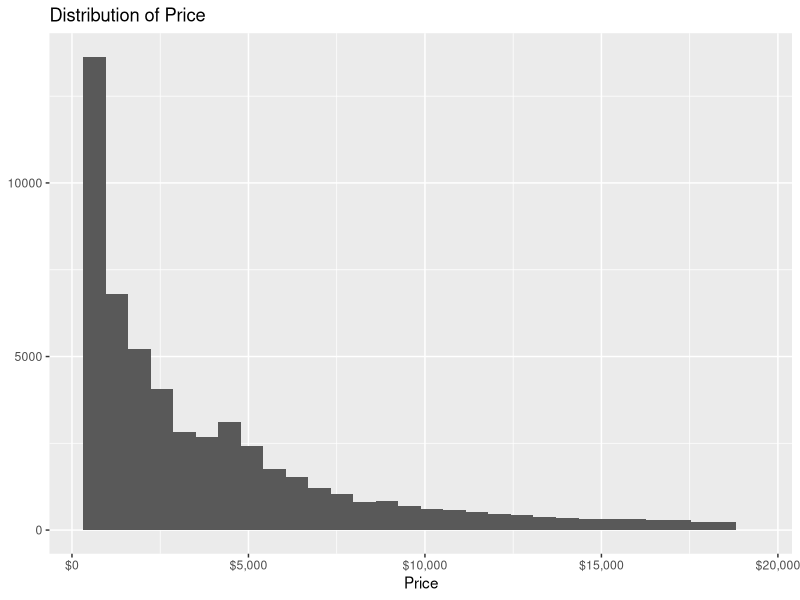
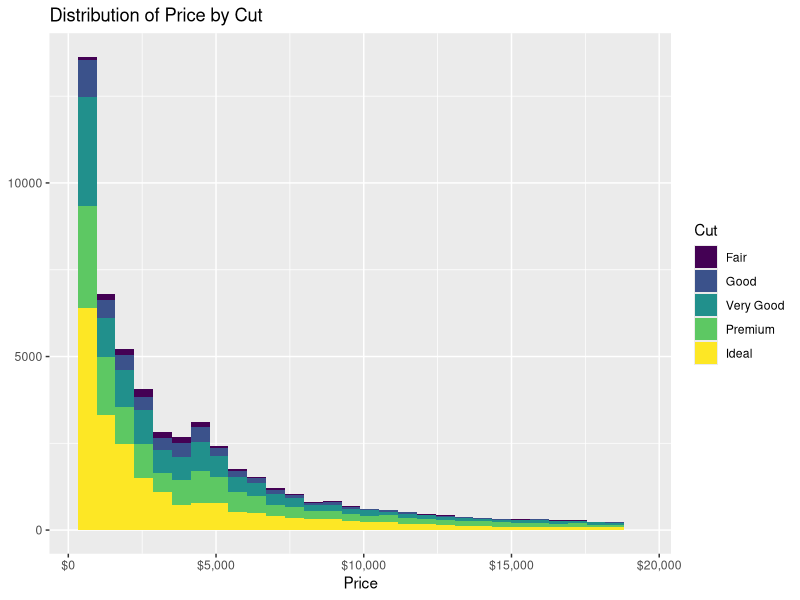
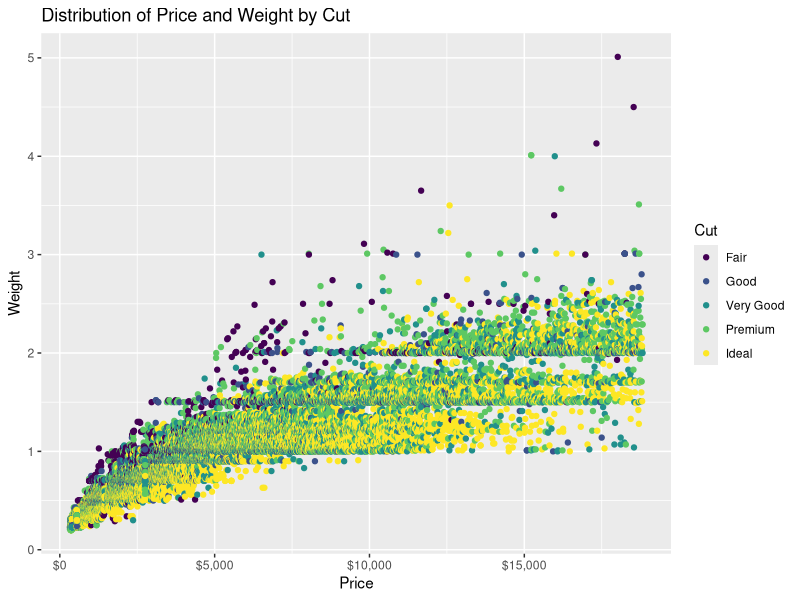
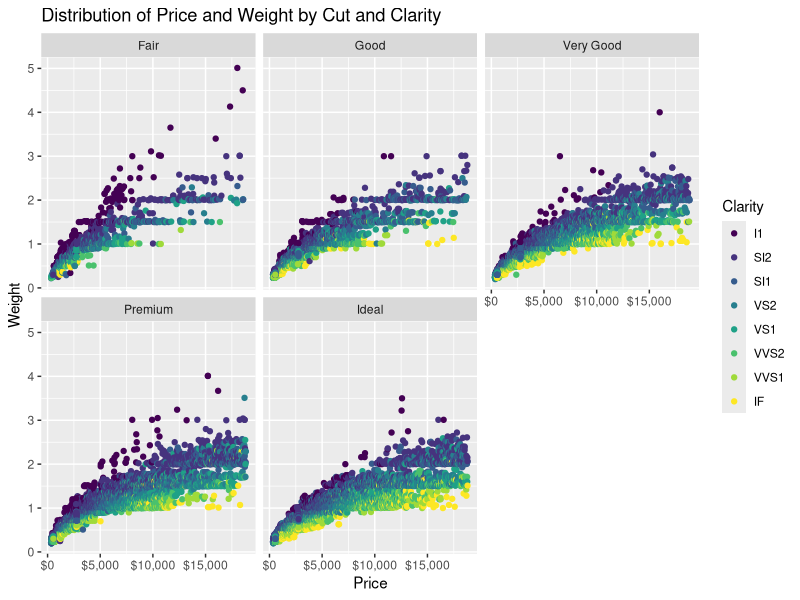
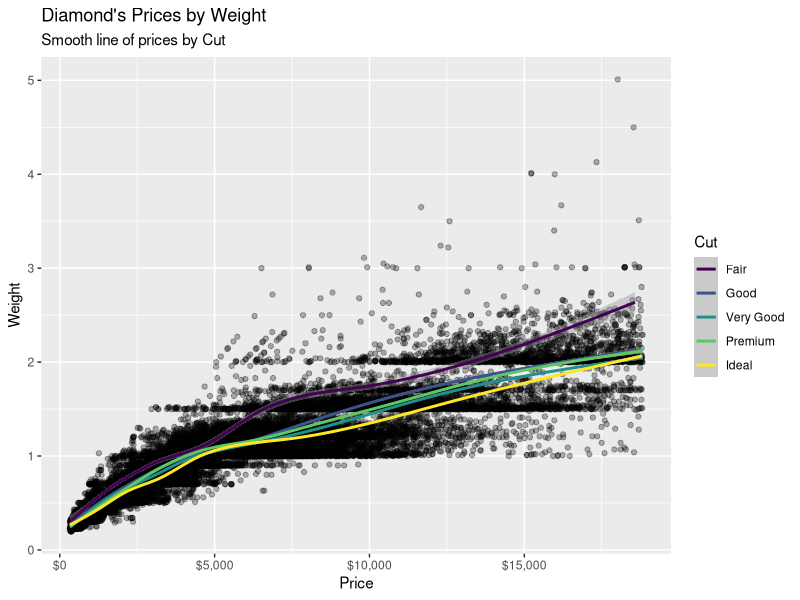
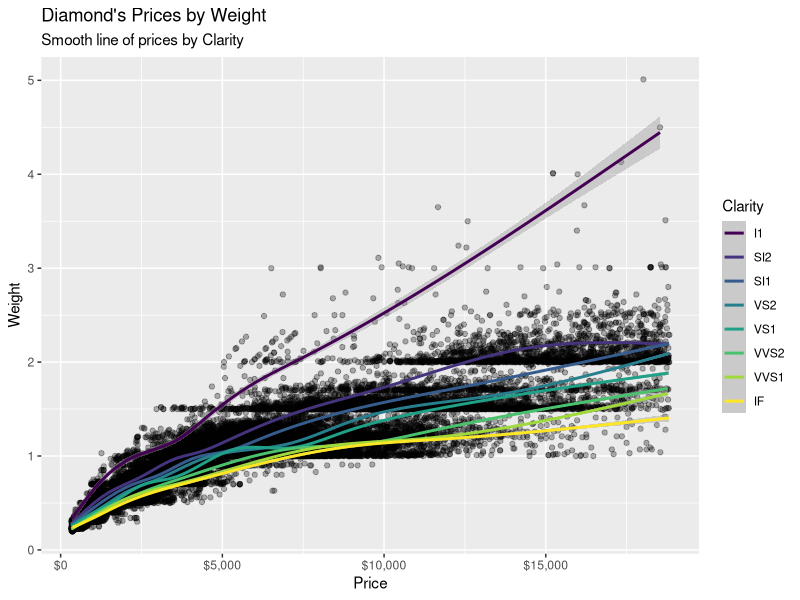

Write R code to recreate these figures, in order.
## ---- chunk 1
knitr::opts_chunk$set(echo = TRUE)
knitr::opts_chunk$set(message = FALSE)
## ---- chunk 2
library(dplyr)
library(ggplot2)

# Loading dataset
data("diamonds")
## ---- chunk 3
glimpse(diamonds)
## ---- chunk 4
help(diamonds)
## ---- chunk 5
ggplot(diamonds) + 
  geom_histogram(aes(price)) + 
  labs(title = "Distribution of Price",
       y = NULL,
       x = "Price") + 
  scale_x_continuous(labels = scales::dollar_format())

## ---- chunk 6
ggplot(diamonds) + 
  geom_histogram(aes(price, fill=cut)) + 
  labs(title = "Distribution of Price by Cut",
       y = NULL,
       x = "Price",
       fill = "Cut") + 
  scale_x_continuous(labels = scales::dollar_format())
## ---- chunk 7
ggplot(diamonds) + 
  geom_point(aes(price, carat, colour=cut)) + 
  labs(title = "Distribution of Price and Weight by Cut",
       y = "Weight",
       x = "Price",
       colour = "Cut") + 
  scale_x_continuous(labels = scales::dollar_format())

## ---- chunk 8
library(kableExtra)
diamonds %>%
  group_by(cut) %>%
  summarise_if(is.numeric, mean) %>%
  select(cut, carat, depth, table, price) %>%
  mutate(mean_price_by_carat = price/carat) %>%
  kbl(booktabs = T, 
      label = "Mean values by Diamond Cut",
      col.names = c("Cut", "Weight", "Depth", "Table", "Price", "Avg. Price by Carat"))
## ---- chunk 9
diamonds %>%
  group_by(clarity) %>%
  summarise_if(is.numeric, mean) %>%
  select(clarity, carat, depth, table, price) %>%
  mutate(mean_price_by_carat = price/carat) %>%
  kbl(booktabs = T, 
      label = "Mean values by Diamond Cut",
      col.names = c("Clarity", "Weight", "Depth", "Table", "Price", "Avg. Price by Clarity"))
## ---- chunk 10
ggplot(diamonds) + 
  geom_point(aes(price, carat, colour=clarity)) + 
  labs(title = "Distribution of Price and Weight by Cut and Clarity",
       y = "Weight",
       x = "Price",
       colour = "Clarity") + 
  scale_x_continuous(labels = scales::dollar_format()) + 
  facet_wrap(~cut)
## ---- chunk 11
ggplot(diamonds) + 
  geom_point(aes(price, carat), alpha=0.3) + 
  geom_smooth(aes(price, carat, group = cut, colour=cut))  + 
  labs(title = "Diamond's Prices by Weight",
       subtitle = "Smooth line of prices by Cut",
       y = "Weight",
       x = "Price",
       colour = "Cut") + 
  scale_x_continuous(labels = scales::dollar_format())
## ---- chunk 12
ggplot(diamonds) + 
  geom_point(aes(price, carat), alpha=0.3) + 
  geom_smooth(aes(price, carat, group = clarity, colour=clarity)) + 
  labs(title = "Diamond's Prices by Weight",
       subtitle = "Smooth line of prices by Clarity",
       y = "Weight",
       x = "Price",
       colour = "Clarity") + 
  scale_x_continuous(labels = scales::dollar_format())
## ---- chunk 13
## Loading the package
library(arsenal)
## ---- chunk 14
data("mpg")

# Subsetting 30% of the original data
df1 <- mpg %>% 
  mutate(cty = if_else(year%%2==0, as.numeric(cty), cty*1.5))

# Setting seed so we always have the same sample
set.seed(30)
# Subsetting 10% of the original data
df2 <- mpg %>% sample_frac(.9) %>% 
  select(-class)
## ---- chunk 15
comparison_result <- comparedf(df1, df2)
comparison_result
## ---- chunk 16
comparison_result$vars.summary
